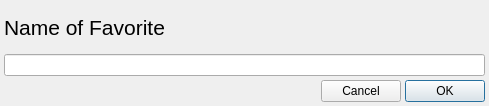
<?xml version="1.0" encoding="UTF-8"?>
<ui version="4.0">
 <class>Dialog</class>
 <widget class="QDialog" name="Dialog">
  <property name="geometry">
   <rect>
    <x>0</x>
    <y>0</y>
    <width>489</width>
    <height>106</height>
   </rect>
  </property>
  <property name="sizePolicy">
   <sizepolicy hsizetype="Preferred" vsizetype="Maximum">
    <horstretch>0</horstretch>
    <verstretch>0</verstretch>
   </sizepolicy>
  </property>
  <property name="windowTitle">
   <string>Add New Filter</string>
  </property>
  <property name="modal">
   <bool>true</bool>
  </property>
  <layout class="QVBoxLayout" name="verticalLayout_2">
   <property name="spacing">
    <number>4</number>
   </property>
   <property name="margin">
    <number>4</number>
   </property>
   <item>
    <layout class="QVBoxLayout" name="verticalLayout">
     <item>
      <widget class="QLabel" name="label">
       <property name="font">
        <font>
         <pointsize>16</pointsize>
        </font>
       </property>
       <property name="text">
        <string>Name of Favorite</string>
       </property>
      </widget>
     </item>
     <item>
      <widget class="QLineEdit" name="favoriteName"/>
     </item>
    </layout>
   </item>
   <item>
    <layout class="QHBoxLayout" name="horizontalLayout">
     <item>
      <spacer name="horizontalSpacer">
       <property name="orientation">
        <enum>Qt::Horizontal</enum>
       </property>
       <property name="sizeHint" stdset="0">
        <size>
         <width>173</width>
         <height>20</height>
        </size>
       </property>
      </spacer>
     </item>
     <item>
      <widget class="QPushButton" name="addfavoriteCancelButton">
       <property name="text">
        <string>Cancel</string>
       </property>
      </widget>
     </item>
     <item>
      <widget class="QPushButton" name="addfavoriteOKButton">
       <property name="text">
        <string>OK</string>
       </property>
       <property name="default">
        <bool>true</bool>
       </property>
      </widget>
     </item>
    </layout>
   </item>
  </layout>
 </widget>
 <resources/>
 <connections/>
</ui>
